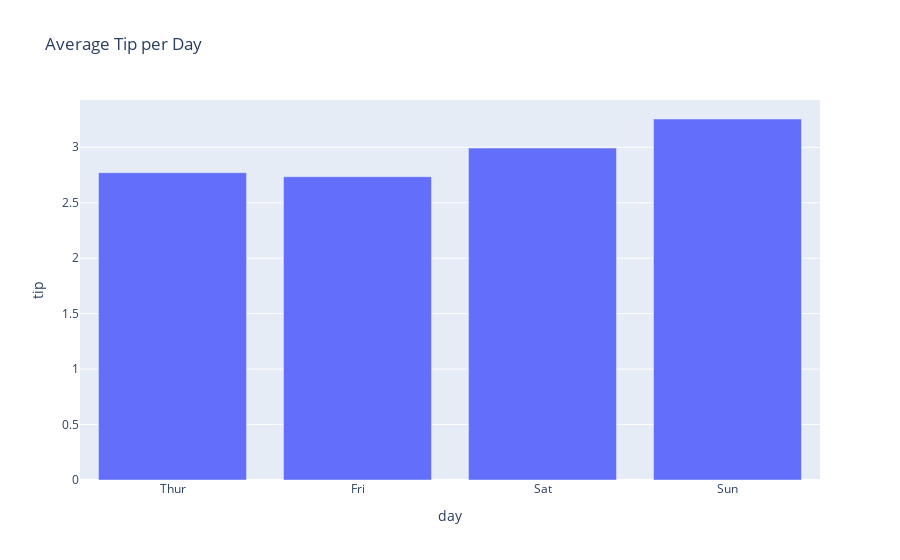

The code cell stored with this chart in its notebook:
### Code cell
px.bar(tips.groupby("day")[["tip"]].mean().reset_index(),
    x="day",
    y='tip',
    title="Average Tip per Day"
)

### Figure 1 — Plotly figure (JSON) as saved in the notebook; plotly's stock layout.template omitted (floating-point values rounded to 4 significant figures)
{"data": [{"hovertemplate": "day=%{x}<br>tip=%{y}<extra></extra>", "legendgroup": "", "marker": {"color": "#636efa", "pattern": {"shape": ""}}, "name": "", "orientation": "v", "showlegend": false, "textposition": "auto", "type": "bar", "x": ["Thur", "Fri", "Sat", "Sun"], "xaxis": "x", "y": [2.771, 2.735, 2.993, 3.255], "yaxis": "y"}], "layout": {"barmode": "relative", "legend": {"tracegroupgap": 0}, "title": {"text": "Average Tip per Day"}, "xaxis": {"anchor": "y", "domain": [0, 1], "title": {"text": "day"}}, "yaxis": {"anchor": "x", "domain": [0, 1], "title": {"text": "tip"}}}}
